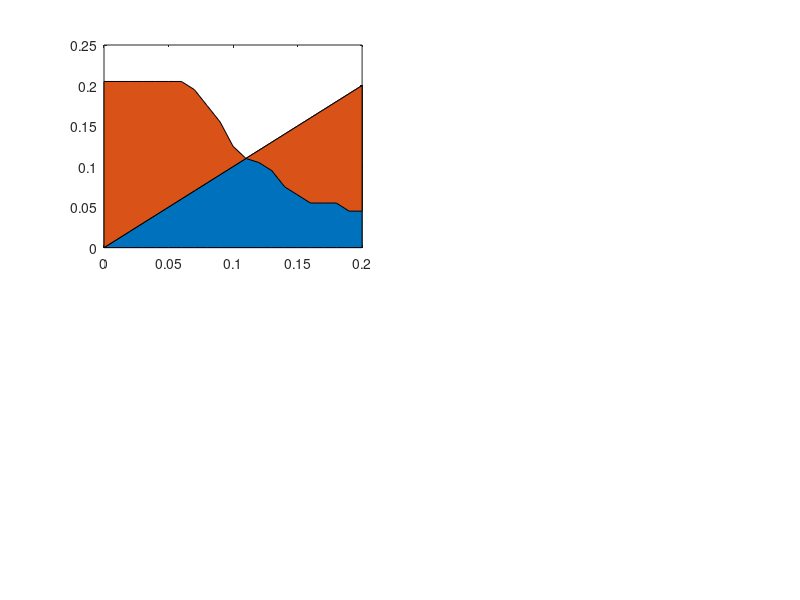

MATLAB code to generate this figure: (Note: this script raises an error after producing the figure.)

% Gather outputs together to form Matricees for PIP 


% First do Baseline: G = 0, Variable m

outputpath = 'PairwiseInvasion_M/';

mixis = [0:.01:0.21];
threshold = 0;
[M,T] = meshgrid(mixis, threshold);
n = length(mixis)*length(threshold);
MM = reshape(M, [1, n]);
TT = reshape(T, [1, n]);
mixis_and_thresh = [MM; TT];

mean_output = nan(n); 
std_output = nan(n); 
mean_total_pop = nan(n); 
r_string = nan(1,n*n); 
i_string = nan(1,n*n); 
success_string = nan(n*n);
count = 1; 
for r=1:n
    for i = 1:n

        pheno_1 = mixis_and_thresh(:,r);
        pheno_2 = mixis_and_thresh(:,i);
        
        if exist([outputpath 'outputs_' num2str(pheno_1(1)) '_' num2str(pheno_1(2)) 'by' num2str(pheno_2(1)) '_' num2str(pheno_2(2)) '.mat'])
        load([outputpath 'outputs_' num2str(pheno_1(1)) '_' num2str(pheno_1(2)) 'by' num2str(pheno_2(1)) '_' num2str(pheno_2(2)) '.mat'])

        mean_output(r,i) = mean(invasion_prop, 'omitnan'); 
        std_output(r,i) = std(invasion_prop, 'omitnan'); 

        r_string(count) = mixis(r); 
        i_string(count) = mixis(i); 
        success_string(count) = mean(invasion_prop, 'omitnan')>=0.05;
        end
    count = count+1; 

    end
    disp(r)
end


success_output = mean_output; 
success_output(success_output<0.05) = NaN;
success_output(~isnan(success_output)) = 1;
success_output(isnan(success_output)) = 0;

% Plot
subplot(2,2,1)

%manually choose values to draw curve between x and o on PIP 
Xvalues = [-0.0:0.01:0.2]; 
Yvalues3 = [0.205 0.205 0.205 0.205  0.205 0.205 0.205 ...
    0.195  0.175  0.155 0.125 0.11 ...
    0.105 0.095 0.075 0.065 0.055 0.055 0.055 0.045 0.045];
Yvalues = [Xvalues' Yvalues3'-Xvalues']; 
a = area(Xvalues, Yvalues);
a(2).FaceColor = [0 0 0];
a(1).FaceColor = [1 1 1]; 


ylim([0 0.2])
xlim([0 0.2])
hold on 

scatter(r_string(success_string ==1), i_string(success_string==1), 10, [.5 .5 .5], 'filled')
hold on 
scatter(r_string(success_string ==0), i_string(success_string==0), 25, [.5 .5 .5], 'x')
ylabel('Invader mixis ratio, m_2')
xlabel('Resident mixis ratio, m_1')
title({'No generational block: G_i = 0,'; 'No mixis threshold: T_i = 0'})

%%  Panel for m = 0.11, Variable G 

outputpath = 'PairwiseInvasion_G/';

mixis = 0.11;  %This panel is for m = 0.11
G_vals = [0:7];
[M,G] = meshgrid(mixis, G_vals);
n = length(mixis)*length(G_vals);
MM = reshape(M, [1, n]);
GG = reshape(G, [1, n]);
mixis_and_G = [MM; GG];

mean_output = nan(n); 
std_output = nan(n); 
mean_total_pop = nan(n); 

r_string = nan(1,n*n); 
i_string = nan(1,n*n); 
success_string = nan(n*n);
count = 1; 
for r=1:n
    for i = 1:n

        pheno_1 = mixis_and_G(:,r);
        pheno_2 = mixis_and_G(:,i);
        
        if exist([outputpath 'outputs_' num2str(pheno_1(1)) '_G' num2str(pheno_1(2)) 'by' num2str(pheno_2(1)) '_G' num2str(pheno_2(2)) '.mat'])
        load([outputpath 'outputs_' num2str(pheno_1(1)) '_G' num2str(pheno_1(2)) 'by' num2str(pheno_2(1)) '_G' num2str(pheno_2(2)) '.mat'])

        mean_output(r,i) = mean(invasion_prop, 'omitnan'); 
        std_output(r,i) = std(invasion_prop, 'omitnan'); 

        r_string(count) = G_vals(r);
        i_string(count) = G_vals(i);
        success_string(count) = mean(invasion_prop, 'omitnan')>=0.05;

        end
            count = count+1; 
    end
    disp(r)
end

% Plot
subplot(2,2,2)
cla

%manually choose values to draw curve between x and o on PIP 
Xvalues = [0:7]; 
Yvalues3 = [6.5 5.5 4.5 1.5 -.5 0 0 0 ];
Yvalues = [Xvalues' Yvalues3'-Xvalues']; 
a = area(Xvalues, Yvalues)
a(2).FaceColor = [0 0 0];
a(1).FaceColor = [1 1 1]; 

ylim([0 7])
xlim([0 7])
hold on 

scatter(r_string(success_string ==1), i_string(success_string==1), 10, [.5 .5 .5], 'filled')
hold on 
scatter(r_string(success_string ==0), i_string(success_string==0), 25, [.5 .5 .5], 'x')
ylabel('Invader generational block, G_2')
xlabel('Resident generational block, G_1')
title({'Mixis ratio: m_i = 0.11,'; 'No mixis threshold: T_i = 0'})



%%  Panel for G_i = 3, Variable m 


outputpath = 'PairwiseInvasion_M_Gis3/';

mixis = [0.09:.01:0.21];
threshold = 0;
[M,T] = meshgrid(mixis, threshold);
n = length(mixis)*length(threshold);
MM = reshape(M, [1, n]);
TT = reshape(T, [1, n]);
mixis_and_thresh = [MM; TT];

mean_output = nan(n); 
std_output = nan(n); 
mean_total_pop = nan(n); 
r_string = nan(1,n*n); 
i_string = nan(1,n*n); 
success_string = nan(n*n);
count = 1; 
for r=1:n
    for i = 1:n

        pheno_1 = mixis_and_thresh(:,r);
        pheno_2 = mixis_and_thresh(:,i);

        if exist([outputpath 'outputs_' num2str(pheno_1(1)) '_' num2str(pheno_1(2)) 'by' num2str(pheno_2(1)) '_' num2str(pheno_2(2)) '.mat'])
        load([outputpath 'outputs_' num2str(pheno_1(1)) '_' num2str(pheno_1(2)) 'by' num2str(pheno_2(1)) '_' num2str(pheno_2(2)) '.mat'])

        %mean_total_pop(r,i) = mean(total_pop, 'omitnan');
        mean_output(r,i) = mean(invasion_prop, 'omitnan'); 
        std_output(r,i) = std(invasion_prop, 'omitnan'); 

        r_string(count) = mixis(r); 
        i_string(count) = mixis(i); 
        success_string(count) = mean(invasion_prop, 'omitnan')>=0.05;

        end
    count = count+1; 

    end
    disp(r)
end

% Plot
subplot(2,2,3)

%manually choose values to draw curve between x and o on PIP 
Xvalues = [0 0.09:0.01:0.21]; 
Yvalues3 = [.215 0.215 0.215 0.215 0.215 0.215 0.215 0.205 0.175 0.17 0.145 0.115 0.115 0.115];
Yvalues = [Xvalues' Yvalues3'-Xvalues']; 
a = area(Xvalues, Yvalues);
a(2).FaceColor = [0 0 0];
a(1).FaceColor = [1 1 1]; 


ylim([0.09 0.2])
xlim([0.09 0.2])
hold on 

scatter(r_string(success_string ==1), i_string(success_string==1), 10, [.5 .5 .5], 'filled')
hold on 
scatter(r_string(success_string ==0), i_string(success_string==0), 25, [.5 .5 .5], 'x')
ylabel('Invader mixis ratio, m_2')
xlabel('Resident mixis ratio, m_1')
title({'No generational block: G_i = 3,'; 'No mixis threshold: T_i = 0'})


%%  Panel for m = 0.17, Variable G 

outputpath = 'PairwiseInvasion_G/';
%phenotypes to try, for now using same values as in Figure 4
mixis = 0.17;
G_vals = [0:7];
[M,G] = meshgrid(mixis, G_vals);
n = length(mixis)*length(G_vals);
MM = reshape(M, [1, n]);
GG = reshape(G, [1, n]);
mixis_and_G = [MM; GG];

mean_output = nan(n); 
std_output = nan(n); 
mean_total_pop = nan(n); 

r_string = nan(1,n*n); 
i_string = nan(1,n*n); 
success_string = nan(n*n);
count = 1; 
for r=1:n
    for i = 1:n

        pheno_1 = mixis_and_G(:,r);
        pheno_2 = mixis_and_G(:,i);
        
        if exist([outputpath 'outputs_' num2str(pheno_1(1)) '_G' num2str(pheno_1(2)) 'by' num2str(pheno_2(1)) '_G' num2str(pheno_2(2)) '.mat'])
        load([outputpath 'outputs_' num2str(pheno_1(1)) '_G' num2str(pheno_1(2)) 'by' num2str(pheno_2(1)) '_G' num2str(pheno_2(2)) '.mat'])

        %mean_total_pop(r,i) = mean(total_pop, 'omitnan');
        mean_output(r,i) = mean(invasion_prop, 'omitnan'); 
        std_output(r,i) = std(invasion_prop, 'omitnan'); 

        r_string(count) = G_vals(r);
        i_string(count) = G_vals(i);
        success_string(count) = mean(invasion_prop, 'omitnan')>=0.05;

        end
            count = count+1; 
    end
    disp(r)
 end


% Plot
subplot(2,2,4)
cla

%manually choose values to draw curve between x and o on PIP 
Xvalues = [0:7]; 
Yvalues3 = [7 7.5 6.5 5.5 1.5 -.5 0 0 ];
Yvalues = [Xvalues' Yvalues3'-Xvalues']; 
a = area(Xvalues, Yvalues);
a(2).FaceColor = [0 0 0];
a(1).FaceColor = [1 1 1]; 

ylim([0 7])
xlim([0 7])
hold on 

scatter(r_string(success_string ==1), i_string(success_string==1), 10, [.5 .5 .5], 'filled')
hold on 
scatter(r_string(success_string ==0), i_string(success_string==0), 25, [.5 .5 .5], 'x')
ylabel('Invader generational block, G_2')
xlabel('Resident generational block, G_1')
title({'Mixis ratio: m_i = 0.17,'; 'No mixis threshold: T_i = 0'})